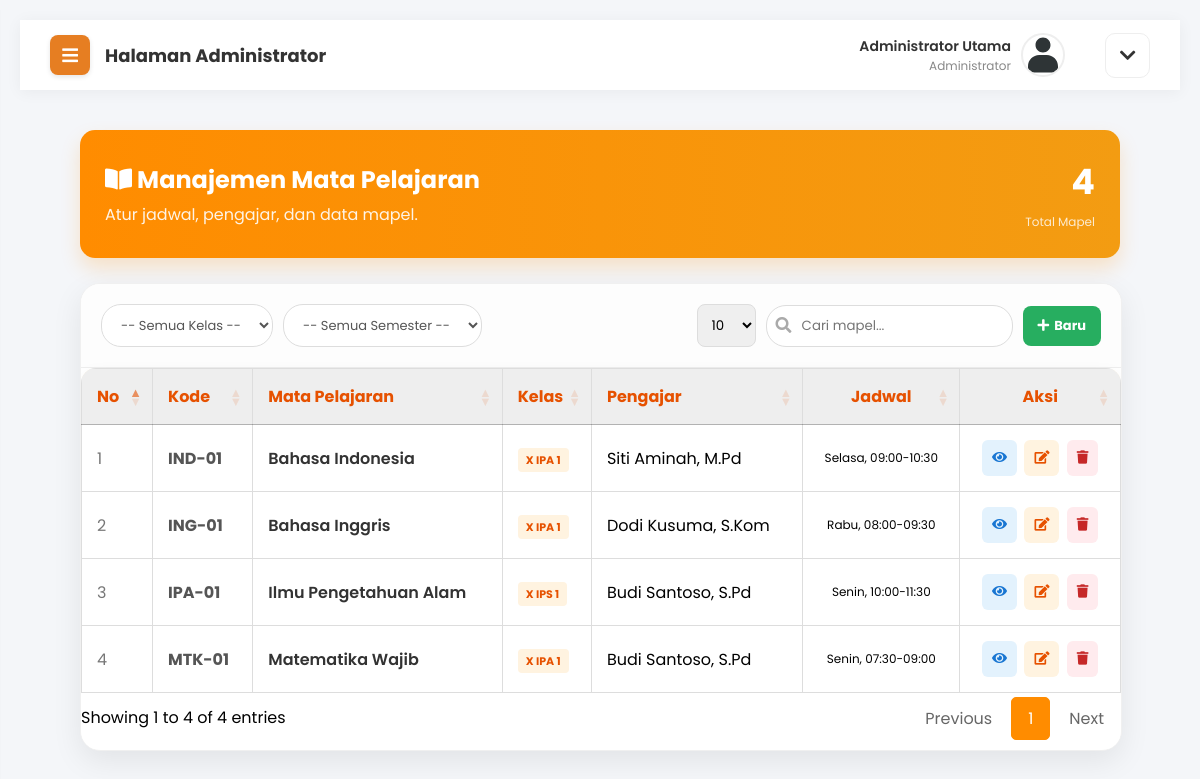
/admin/mapel.php (signed in), run on the app's committed database.
### tables this page shows
CREATE TABLE `mapel` (
  `id_mapel` int(11) NOT NULL,
  `kode_mapel` varchar(20) DEFAULT NULL,
  `nama_mapel` varchar(100) NOT NULL,
  `guru_id` int(11) DEFAULT NULL,
  `kelas_id` int(11) DEFAULT NULL,
  `hari` varchar(20) DEFAULT NULL,
  `jam_mulai` time DEFAULT NULL,
  `jam_selesai` time DEFAULT NULL
);

CREATE TABLE `kelas` (
  `id_kelas` int(11) NOT NULL,
  `nama_kelas` varchar(20) NOT NULL,
  `wali_kelas_id` int(11) DEFAULT NULL,
  `tahun_ajaran` varchar(20) DEFAULT '-',
  `semester` varchar(20) DEFAULT '-'
);

CREATE TABLE `users` (
  `id_user` int(11) NOT NULL,
  `username` varchar(50) NOT NULL,
  `password` varchar(255) NOT NULL,
  `nama_lengkap` varchar(100) NOT NULL,
  `email` varchar(100) DEFAULT NULL,
  `role` enum('admin','guru','siswa') NOT NULL,
  `kelas_id` int(11) DEFAULT NULL,
  `foto_profil` varchar(255) DEFAULT 'default.jpg',
  `created_at` timestamp NOT NULL DEFAULT current_timestamp()
);

### admin/mapel.php (the view, shortened to what this page needs)
<?php include 'header.php'; ?>
<link rel="stylesheet" href="https://cdn.datatables.net/1.13.4/css/jquery.dataTables.min.css">
<?php
$where = " WHERE 1=1 ";
$jml_mapel = mysqli_num_rows(mysqli_query($koneksi, "SELECT id_mapel FROM mapel"));
?>
<div class="content-body" style="margin-top: -20px;">
    <div class="welcome-banner" style="background: linear-gradient(to right, #FF8C00, #F39C12); color: white; padding: 25px; border-radius: 15px; margin-bottom: 25px; box-shadow: 0 10px 20px rgba(255, 140, 0, 0.2);">
        <div style="display: flex; justify-content: space-between; align-items: center;">
            <div>
                <h2 style="margin: 0; font-size: 24px;"><i class="fas fa-book-open"></i> Manajemen Mata Pelajaran</h2>
                <p style="margin: 5px 0 0 0; opacity: 0.9;">Atur jadwal, pengajar, dan data mapel.</p>
            </div>
            <div>
                <h1 style="margin: 0; font-size: 35px; text-align: right;"><?php echo $jml_mapel; ?></h1>
                <span style="font-size: 12px; opacity: 0.8;">Total Mapel</span>
            </div>
        </div>
    </div>
    <div class="modern-form-card" style="padding: 0; overflow: hidden; width: 100%; max-width: 100%;">
        <div style="padding: 20px; background: #fdfdfd; border-bottom: 1px solid #eee;">
            <form method="GET" action="" style="display: flex; justify-content: space-between; align-items: center; flex-wrap: wrap; gap: 15px;">
                <div style="display: flex; gap: 10px; flex-wrap: wrap; align-items: center;">
                    <select name="kelas" onchange="this.form.submit()" style="padding: 10px 15px; border: 1px solid #ddd; border-radius: 20px; outline: none; font-size: 13px; cursor: pointer; background: white; color: #555;">
                        <option value="">-- Semua Kelas --</option>
                    </select>
                    <select name="semester" onchange="this.form.submit()" style="padding: 10px 15px; border: 1px solid #ddd; border-radius: 20px; outline: none; font-size: 13px; cursor: pointer; background: white; color: #555;">
                        <option value="">-- Semua Semester --</option>
                    </select>
                </div>
                <div style="display: flex; gap: 10px; align-items: center;">
                    <select id="customLength" style="padding: 10px; border: 1px solid #ddd; border-radius: 8px;">
                        <option value="10">10</option>
                    </select>
                    <div style="position: relative;">
                        <i class="fas fa-search" style="position: absolute; left: 10px; top: 12px; color: #aaa;"></i>
                        <input type="text" id="customSearch" placeholder="Cari mapel..." style="padding: 10px 10px 10px 35px; border: 1px solid #ddd; border-radius: 20px; outline: none; width: 200px;">
                    </div>
                    <button type="button" onclick="bukaModalTambah()" class="btn-tambah" style="background: #27ae60; color: white; border: none; padding: 10px 15px; border-radius: 8px; font-weight: bold; cursor: pointer; display: flex; align-items: center; gap: 5px;">
                        <i class="fas fa-plus"></i> <span style="font-size: 13px;">Baru</span>
                    </button>
                </div>
            </form>
        </div>
        <div class="table-responsive" style="padding: 0 0 10px 0;">
            <table class="table table-striped" id="mapelTable" style="width: 100%; border-collapse: collapse;">
                <thead style="background: #FFF3E0; color: #E65100;">
                    <tr>
                        <th style="padding: 15px; text-align: left; width: 40px;">No</th>
                        <th style="padding: 15px; text-align: left;">Kode</th>
                        <th style="padding: 15px; text-align: left;">Mata Pelajaran</th>
                        <th style="padding: 15px; text-align: left;">Kelas</th>
                        <th style="padding: 15px; text-align: left;">Pengajar</th>
                        <th style="padding: 15px; text-align: center;">Jadwal</th>
                        <th style="padding: 15px; text-align: center;">Aksi</th>
                    </tr>
                </thead>
                <tbody>
                    <?php
                    $no = 1;
                    $query = mysqli_query($koneksi, "SELECT mapel.*, users.nama_lengkap AS nama_guru, kelas.nama_kelas
                                                     FROM mapel
                                                     LEFT JOIN users ON mapel.guru_id = users.id_user
                                                     LEFT JOIN kelas ON mapel.kelas_id = kelas.id_kelas
                                                     $where
                                                     ORDER BY mapel.nama_mapel ASC");
                    while($d = mysqli_fetch_array($query)){
                        $jadwal = $d['hari'] . ", " . date('H:i', strtotime($d['jam_mulai'])) . "-" . date('H:i', strtotime($d['jam_selesai']));
                    ?>
                    <tr style="border-bottom: 1px solid #f0f0f0;">
                        <td style="padding: 15px; color: #777;"><?php echo $no++; ?></td>
                        <td style="padding: 15px; font-weight: bold; color: #555;"><?php echo $d['kode_mapel']; ?></td>
                        <td style="padding: 15px; font-weight: 600; color: #333;"><?php echo $d['nama_mapel']; ?></td>
                        <td style="padding: 15px;"><span style="background: #FFF3E0; color: #E65100; padding: 4px 8px; border-radius: 4px; font-size: 11px; font-weight: bold;"><?php echo $d['nama_kelas']; ?></span></td>
                        <td style="padding: 15px;"><?php echo $d['nama_guru'] ? $d['nama_guru'] : '<i style="color:#ccc;">-</i>'; ?></td>
                        <td style="padding: 15px; text-align: center; font-size: 12px;"><?php echo $jadwal; ?></td>
                        <td style="padding: 15px; text-align: center;">
                            <button onclick="bukaModalDetail(
                                '<?php echo $d['kode_mapel']; ?>',
                                '<?php echo addslashes($d['nama_mapel']); ?>',
                                '<?php echo $d['nama_kelas']; ?>',
                                '<?php echo addslashes($d['nama_guru']); ?>',
                                '<?php echo $d['hari']; ?>',
                                '<?php echo $d['jam_mulai']; ?>',
                                '<?php echo $d['jam_selesai']; ?>'
                            )" class="btn-action" style="background: #e3f2fd; color: #1976d2; padding: 8px 10px; border: none; border-radius: 6px; margin-right: 3px; cursor: pointer;">
                                <i class="fas fa-eye"></i>
                            </button>
                            <button onclick="bukaModalEdit(
                                '<?php echo $d['id_mapel']; ?>',
                                '<?php echo $d['kode_mapel']; ?>',
                                '<?php echo addslashes($d['nama_mapel']); ?>',
                                '<?php echo $d['guru_id']; ?>',
                                '<?php echo $d['kelas_id']; ?>',
                                '<?php echo $d['hari']; ?>',
                                '<?php echo $d['jam_mulai']; ?>',
                                '<?php echo $d['jam_selesai']; ?>'
                            )" class="btn-action edit" style="background: #FFF3E0; color: #E65100; padding: 8px 10px; border: none; border-radius: 6px; margin-right: 3px; cursor: pointer;">
                                <i class="fas fa-edit"></i>
                            </button>
                            <button onclick="konfirmasiHapus('<?php echo $d['id_mapel']; ?>')" class="btn-action delete" style="background: #ffebee; color: #c62828; padding: 8px 10px; border: none; border-radius: 6px; cursor: pointer;">
                                <i class="fas fa-trash"></i>
                            </button>
                        </td>
                    </tr>
                    <?php } ?>
                </tbody>
            </table>
        </div>
    </div>
</div>
<?php include 'footer.php'; ?>

### assets/css/style.css (style rules this page uses)
body { background-color: #f4f6f9; font-family: 'Poppins', 'Segoe UI', sans-serif; margin: 0; height: 100vh; display: flex; justify-content: center; align-items: center; overflow: hidden; }
table { width: 100%; border-collapse: collapse; margin-top: 10px; }
table, th, td { border: 1px solid #ddd; }
th, td { padding: 12px; text-align: left; }
th { background-color: #eee; }
body, html { margin: 0; padding: 0; width: 100%; height: 100%; font-family: 'Poppins', sans-serif; overflow-x: hidden; }
body { background-color: #f4f6f9; font-family: 'Segoe UI', 'Poppins', sans-serif; margin: 0; overflow-x: hidden; }
.content-body { padding: 30px; flex: 1; }
.modern-form-card { background-color: #ffffff; width: 100%; max-width: 800px; padding: 40px; border-radius: 20px; box-shadow: 0 10px 30px rgba(0,0,0,0.08); border: 1px solid #f0f0f0; }
.table-responsive { overflow-x: auto; background: #fff; border-radius: 15px; box-shadow: 0 5px 15px rgba(0,0,0,0.05); }
@media screen and (max-width: 1440px) { .table-responsive { display: block; width: 100%; overflow-x: auto; } }
body.dashboard-body { height: auto !important; display: block !important; overflow-x: hidden !important; overflow-y: auto !important; }

### admin/header.php (style rules this page uses)
body, h1, h2, h3, h4, h5, h6, p, a, span, div, table, th, td, input, select, textarea, button { font-family: 'Poppins', sans-serif; }
body { -webkit-font-smoothing: antialiased; -moz-osx-font-smoothing: grayscale; verflow-x: hidden; }

### admin/sidebar.php (style rules this page uses)
body, h1, h2, h3, h4, h5, h6, p, a, span, div, table, th, td, input, select, textarea, button { font-family: 'Poppins', sans-serif; }
body { -webkit-font-smoothing: antialiased; -moz-osx-font-smoothing: grayscale; }

### admin/mapel.php (style rules this page uses)
body, h1, h2, h3, h4, h5, h6, p, a, span, div, table, th, td, input, select, textarea, button { font-family: 'Poppins', sans-serif; }
body { -webkit-font-smoothing: antialiased; -moz-osx-font-smoothing: grayscale; }
table.dataTable.no-footer { border-bottom: 1px solid #eee !important; }

### data on the page
mapel: kode_mapel "IND-01", nama_mapel "Bahasa Indonesia", kelas.nama_kelas "X IPA 1", guru.nama_lengkap "Siti Aminah, M.Pd", jadwal "Selasa, 09:00-10:30"
mapel: kode_mapel "ING-01", nama_mapel "Bahasa Inggris", kelas.nama_kelas "X IPA 1", guru.nama_lengkap "Dodi Kusuma, S.Kom", jadwal "Rabu, 08:00-09:30"
mapel: kode_mapel "IPA-01", nama_mapel "Ilmu Pengetahuan Alam", kelas.nama_kelas "X IPS 1", guru.nama_lengkap "Budi Santoso, S.Pd", jadwal "Senin, 10:00-11:30"
mapel: kode_mapel "MTK-01", nama_mapel "Matematika Wajib", kelas.nama_kelas "X IPA 1", guru.nama_lengkap "Budi Santoso, S.Pd", jadwal "Senin, 07:30-09:00"

### other printed values
$_SESSION['nama_lengkap'] "Administrator Utama"
$jml_mapel "4"
